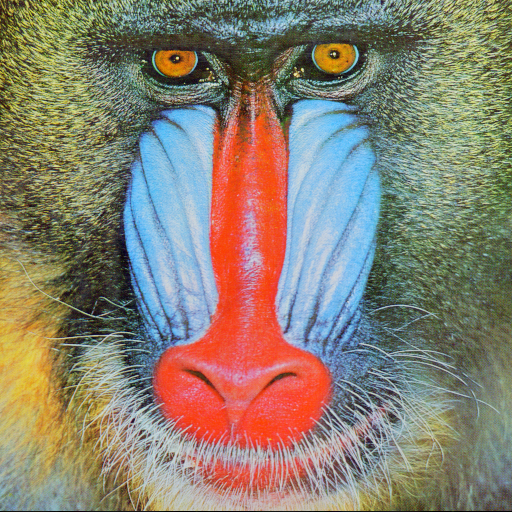
#> input picture projeto1/imagens_coloridas/baboon.png, 512 x 512 px
$ jupyter execute Projeto1.ipynb   (shell and % lines are left out)
#> lines starting #> are read from the running program, lines starting #| are printed output that depends on the picture
[cell 1]
import matplotlib.pyplot as plt

import numpy as np

from PIL import Image

[cell 2]
from PIL import Image

def sepia(image_path:str)->Image:
#> called with image_path = '../projeto1/imagens_coloridas/baboon.png'
    img = Image.open(image_path)
#> img is the input picture: PIL image 512x512 RGB; mean R, G, B 137.4, 128.9, 113.1
    width, height = img.size
#> width = 512; height = 512

    pixels = img.load() # create the pixel map

    for py in range(height):
        for px in range(width):
            r, g, b = img.getpixel((px, py))

            tr = int(0.393 * r + 0.769 * g + 0.189 * b)
            tg = int(0.349 * r + 0.686 * g + 0.168 * b)
            tb = int(0.272 * r + 0.534 * g + 0.131 * b)

            if tr > 255:
                tr = 255

            if tg > 255:
                tg = 255

            if tb > 255:
                tb = 255

            pixels[px, py] = (tr,tg,tb)

    return img

sepia_image = sepia('../projeto1/imagens_coloridas/baboon.png')
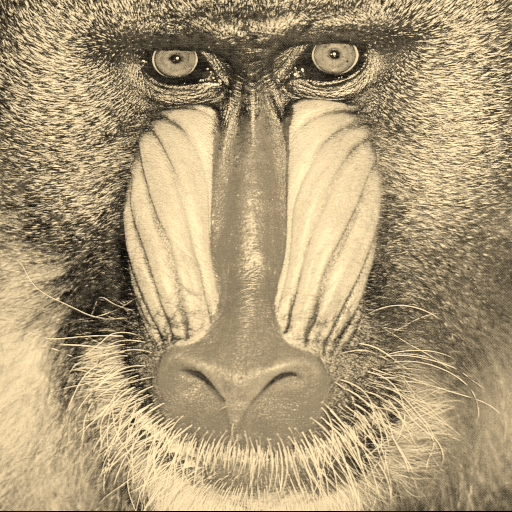
#> sepia_image: PIL image 512x512 RGB; mean R, G, B 173.3, 154.8, 120.5

plt.imshow(np.asarray(sepia_image))

[cell 3]
def rgb2gray(image_path:str):
#> called with image_path = '../projeto1/imagens_coloridas/baboon.png'
    img = np.asarray(Image.open(image_path))

    return np.dot(img[...,:3], [0.1440, 0.5870,0.2989 ])
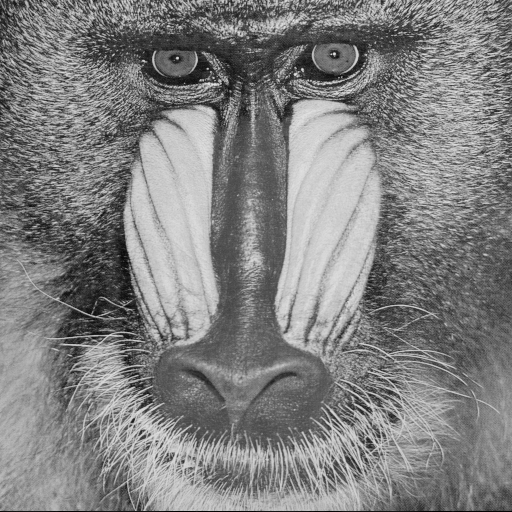
#> returned value: shape (512, 512) float64; min 0, max 231.7, mean 129.2

gray_image = rgb2gray('../projeto1/imagens_coloridas/baboon.png')

plt.imshow(np.asarray(gray_image), cmap = "gray")

[cell 4]
import cv2
from skimage import io

img = Image.open('../projeto1/imagens_cinzas/butterfly.png')
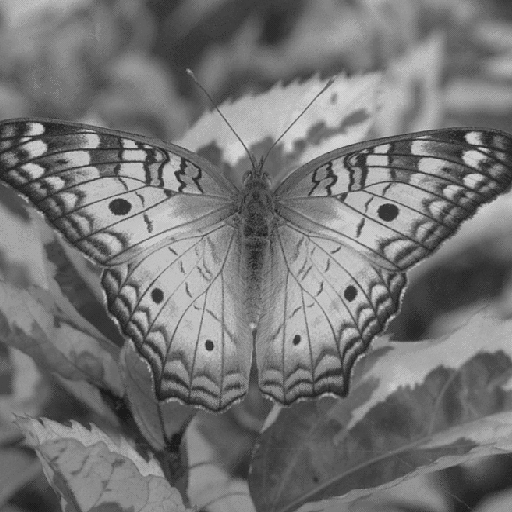
#> input picture projeto1/imagens_cinzas/butterfly.png, 512 x 512 px
#> img is the input picture: PIL image 512x512 L; min 27, max 212, mean 116.8

io.imshow(np.asarray(img), cmap='gray', vmin=0, vmax=255)
plt.title("Imagem original")
plt.show()

[cell 5]
filter_h1 = np.array([
    [-1, 0 , 1],
    [-2, 0 , 2],
    [-1, 0, 1]
]).astype(float)

image_h1 = cv2.filter2D(np.asarray(img), -1, filter_h1)
image_h1_normalized = np.copy(image_h1)
cv2.normalize(image_h1, image_h1_normalized, 0, 255, cv2.NORM_MINMAX)
io.imshow(image_h1_normalized.astype(int), cmap='gray', vmin=0, vmax=255)
plt.title("Filtro H1 (Sobel Vertical)")
plt.show()

[cell 6]
filter_h2 = np.array([
    [-1, -2 , -1],
    [0, 0 , 0],
    [1, 2, 1]
]).astype(float)

image_h2 = cv2.filter2D(np.asarray(img), -1, filter_h2)
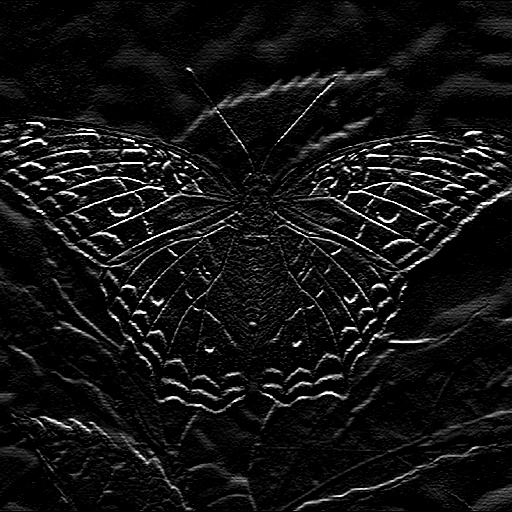
#> image_h2: shape (512, 512); min 0, max 255, mean 18.5
image_h2_normalized = np.copy(image_h2)
cv2.normalize(image_h2, image_h2_normalized, 0, 255, cv2.NORM_MINMAX)
io.imshow(image_h2_normalized.astype(int), cmap='gray')
plt.title("Filtro H2 (Sobel Horizontal)")
plt.show()

[cell 7]
filter_h3 = np.array([
    [-1, -1, -1],
    [-1, 8, -1],
    [-1, -1, -1]
]).astype(float)

image_h3 = cv2.filter2D(np.asarray(img), -1, filter_h3)
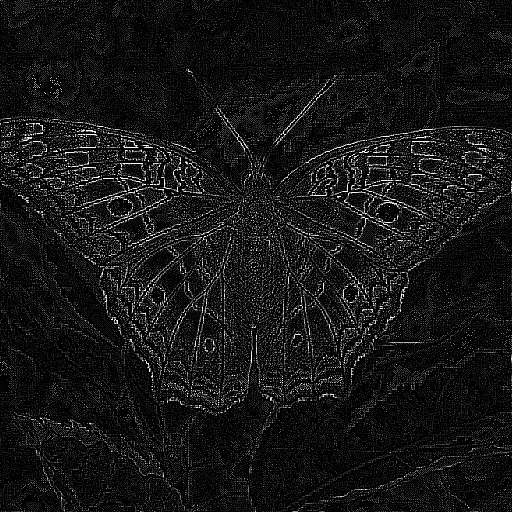
#> image_h3: shape (512, 512); min 0, max 255, mean 21.5
image_h3_normalized = np.copy(image_h3)
cv2.normalize(image_h3, image_h3_normalized, 0, 255, cv2.NORM_MINMAX)
io.imshow(image_h3_normalized.astype(int), cmap='gray')
plt.title("Filtro H3 (Detecção de bordas de objetos)")
plt.show()

[cell 8]
filter_h4 = np.array([
    [1, 1, 1],
    [1, 1, 1],
    [1, 1, 1]
]).astype(float) / 9

image_h4 = cv2.filter2D(np.asarray(img), -1, filter_h4)
image_h4_normalized = np.copy(image_h4)
cv2.normalize(image_h4, image_h4_normalized, 0, 255, cv2.NORM_MINMAX)
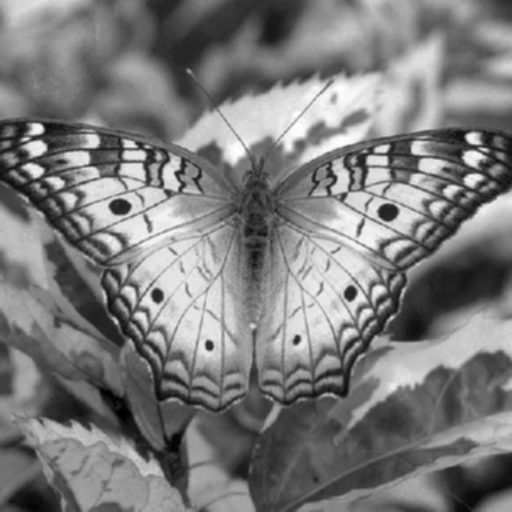
#> image_h4_normalized: shape (512, 512); min 0, max 255, mean 123.7
io.imshow(image_h4_normalized.astype(int), cmap='gray')
plt.title("Filtro H4 (Filtro linear de suavização)")
plt.show()

[cell 9]
filter_h5 = np.array([
    [-1, -1, 2],
    [-1, 2, -1],
    [2, -1, -1]
]).astype(float)

image_h5 = cv2.filter2D(np.asarray(img), -1, filter_h5)
image_h5_normalized = np.copy(image_h5)
cv2.normalize(image_h5, image_h5_normalized, 0, 255, cv2.NORM_MINMAX)
io.imshow(image_h5_normalized.astype(int), cmap='gray')
plt.title("Filtro H5")
plt.show()

[cell 10]
filter_h6 = np.array([
    [2, -1, -1],
    [-1, 2, -1],
    [-1, -1, 2]
]).astype(float)

image_h6 = cv2.filter2D(np.asarray(img), -1, filter_h6)
image_h6_normalized = np.copy(image_h6)
cv2.normalize(image_h6, image_h6_normalized, 0, 255, cv2.NORM_MINMAX)
io.imshow(image_h6_normalized.astype(int), cmap='gray')
plt.title("Filtro H6")
plt.show()

[cell 11]
filter_h7 = np.array([
    [0, 0, 1],
    [0, 0, 0],
    [-1, 0, 0]
]).astype(float)

image_h7 = cv2.filter2D(np.asarray(img), -1, filter_h7)
image_h7_normalized = np.copy(image_h7)
cv2.normalize(image_h7, image_h7_normalized, 0, 255, cv2.NORM_MINMAX)
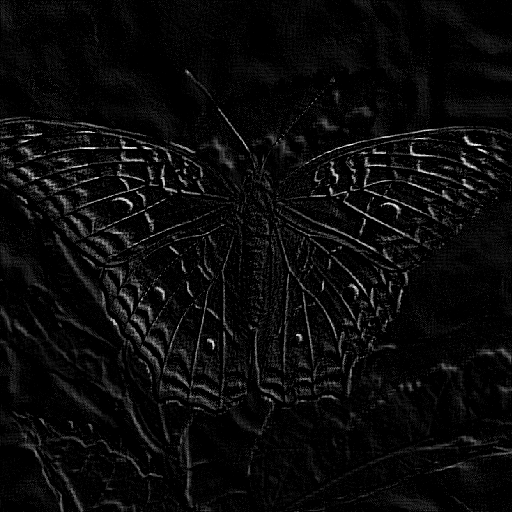
#> image_h7_normalized: shape (512, 512); min 0, max 255, mean 10.6
io.imshow(image_h7_normalized.astype(int), cmap='gray')
plt.title("Filtro H7")
plt.show()
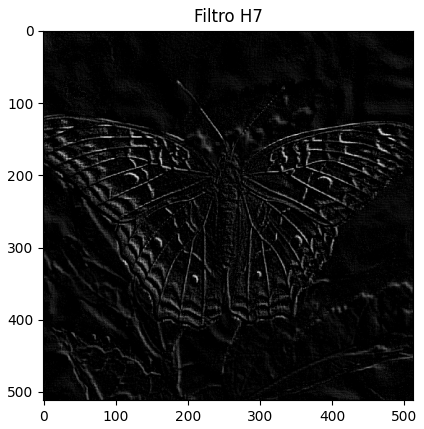
#> figure drawn by matplotlib, 1 panel

[cell 12]
filter_h8 = np.array([
    [0, 0, -1, 0, 0],
    [0, -1, -2, -1, 0],
    [-1, -2, 16, -2, -1],
    [0, -1, -2, -1, 0],
    [0, 0, -1, 0, 0]
]).astype(float)

image_h8 = cv2.filter2D(np.asarray(img), -1, filter_h8)
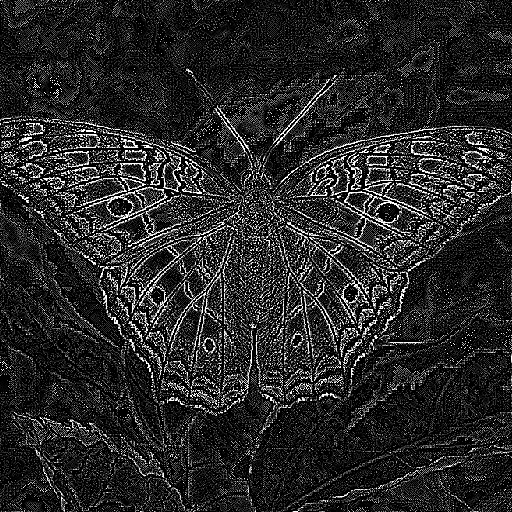
#> image_h8: shape (512, 512); min 0, max 255, mean 40.6
image_h8_normalized = np.copy(image_h8)
cv2.normalize(image_h8, image_h8_normalized, 0, 255, cv2.NORM_MINMAX)
io.imshow(image_h8.astype(int), cmap='gray')
plt.title("Filtro H8 (Passa Alta Laplaciano)")
plt.show()
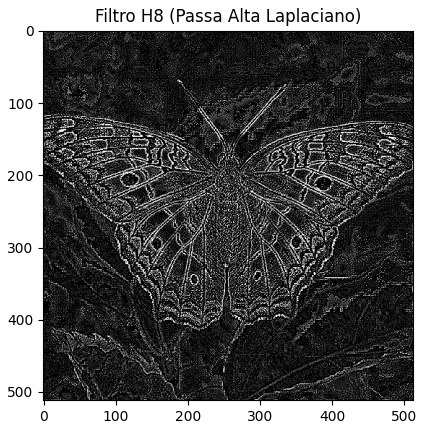
#> figure drawn by matplotlib, 1 panel

[cell 13]
filter_h9 = np.array([
    [1, 4, 6, 4, 1],
    [4, 16, 24, 16, 4],
    [6, 24, 36, 24, 4],
    [4, 16, 24, 16, 4],
    [1, 4, 6, 4, 1]
]).astype(float) / 256

image_h9 = cv2.filter2D(np.asarray(img), -1 ,filter_h9)
image_h9_normalized = np.copy(image_h9)
cv2.normalize(image_h9, image_h9_normalized, 0, 255, cv2.NORM_MINMAX)
io.imshow(image_h9.astype(int), cmap='gray')
plt.title("Filtro H9 (Passa baixa)")
plt.show()
